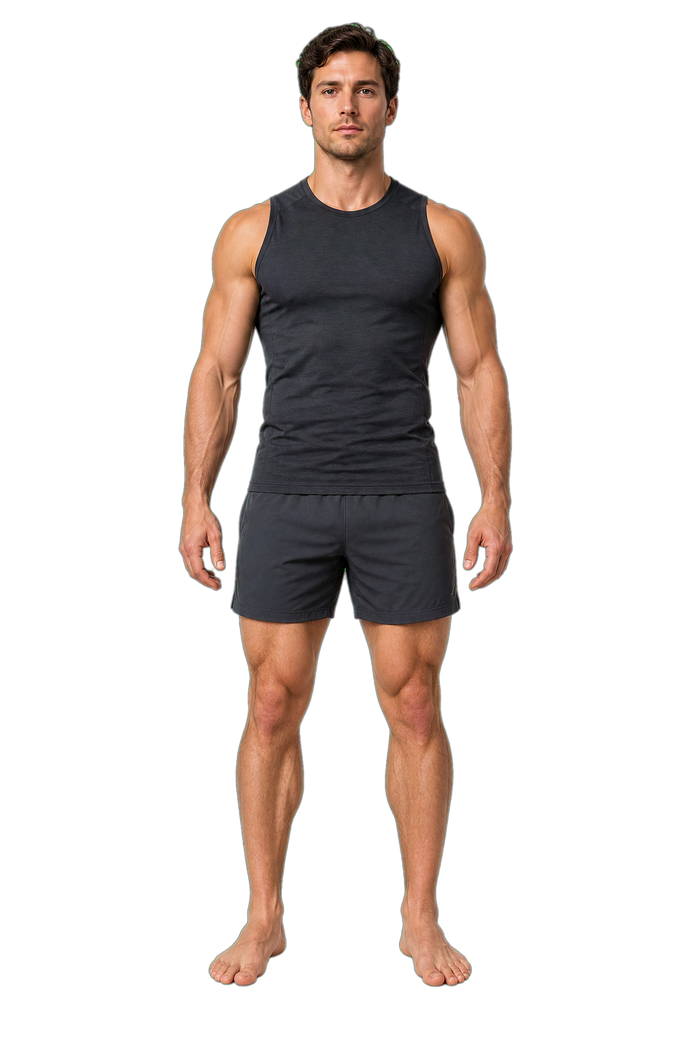
#> input picture assets/images/body-silhouette-male.png, 700 x 1050 px; its folder holds 4 pictures in this run
$ python optimize_body_silhouettes.py
#> lines starting #> are read from the running program, lines starting #| are printed output that depends on the picture
from pathlib import Path

from PIL import Image


ASSET_DIR = Path(__file__).resolve().parents[1] / "assets" / "images"


def optimize(filename: str) -> None:
#> called with filename = 'body-silhouette-male.png'
    path = ASSET_DIR / filename
    with Image.open(path) as source:
#> source is the input picture: PIL image 700x1050 RGBA; mean R, G, B, A 26.6, 20.1, 16.9, 57.7
        image = source.convert("RGBA")
        image.thumbnail((700, 1050), Image.Resampling.LANCZOS)
        image.save(path, "PNG", optimize=True, compress_level=9)


if __name__ == "__main__":
    optimize("body-silhouette-male.png")
    optimize("body-silhouette-female.png")
#> call 2 of optimize, with filename = 'body-silhouette-female.png'
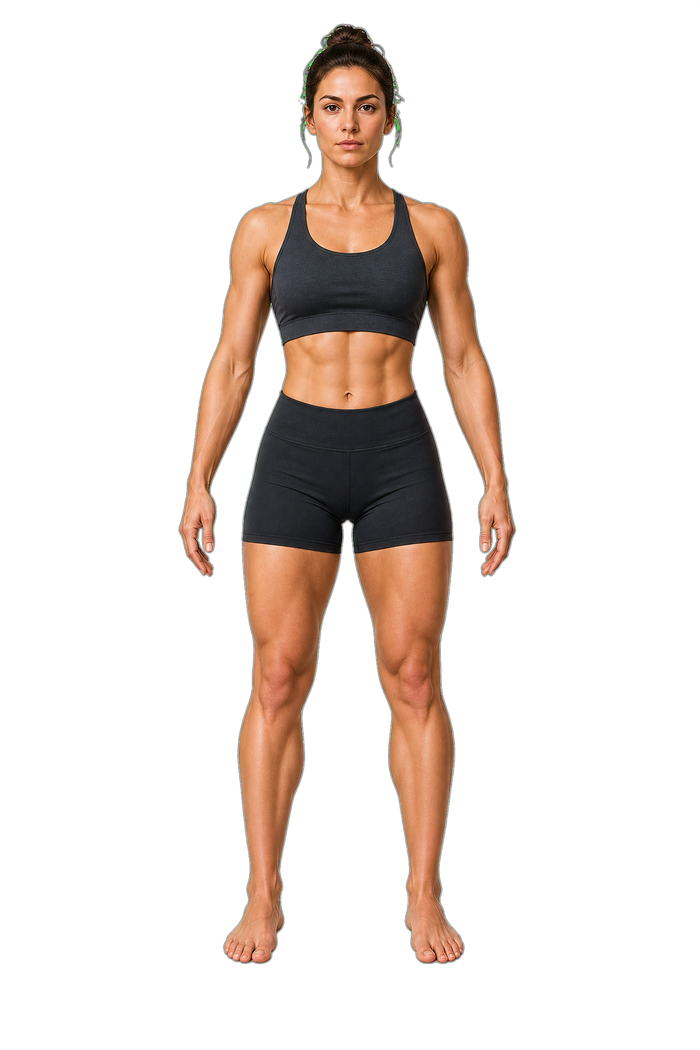
#> input picture assets/images/body-silhouette-female.png, 700 x 1050 px
#> in optimize, source is the input picture: PIL image 700x1050 RGBA; mean R, G, B, A 29.5, 20.8, 15.6, 50.1
    optimize("body-silhouette-male-back.png")
#> call 3 of optimize, with filename = 'body-silhouette-male-back.png'
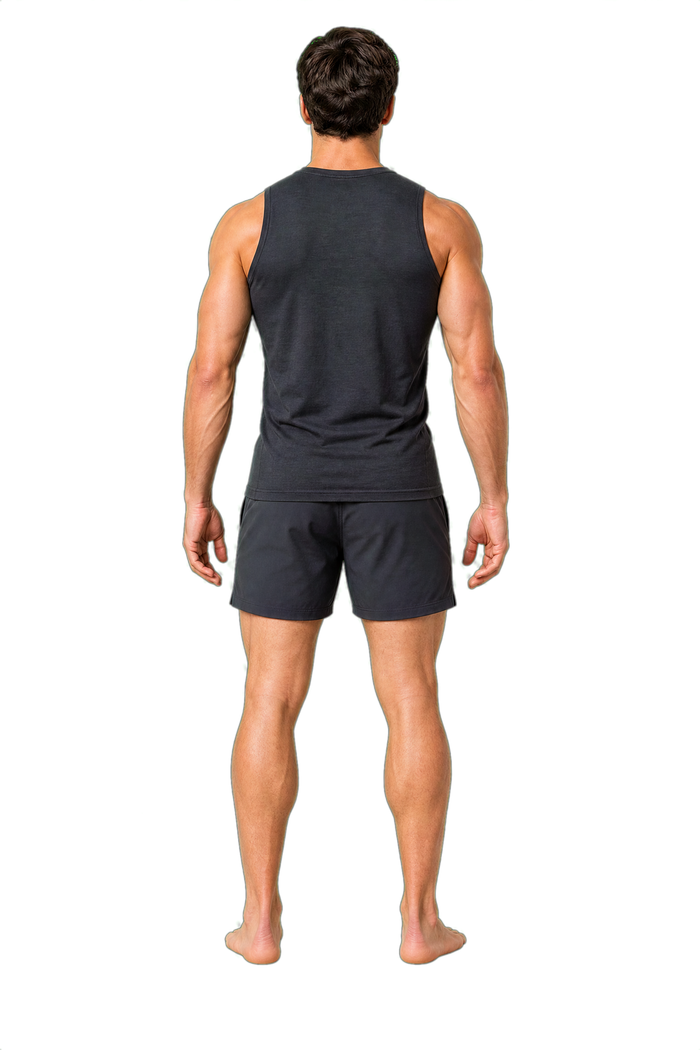
#> input picture assets/images/body-silhouette-male-back.png, 700 x 1050 px
#> in optimize, source is the input picture: PIL image 700x1050 RGBA; mean R, G, B, A 26.4, 20.5, 16.7, 56.8
    optimize("body-silhouette-female-back.png")
#> call 4 of optimize, with filename = 'body-silhouette-female-back.png'
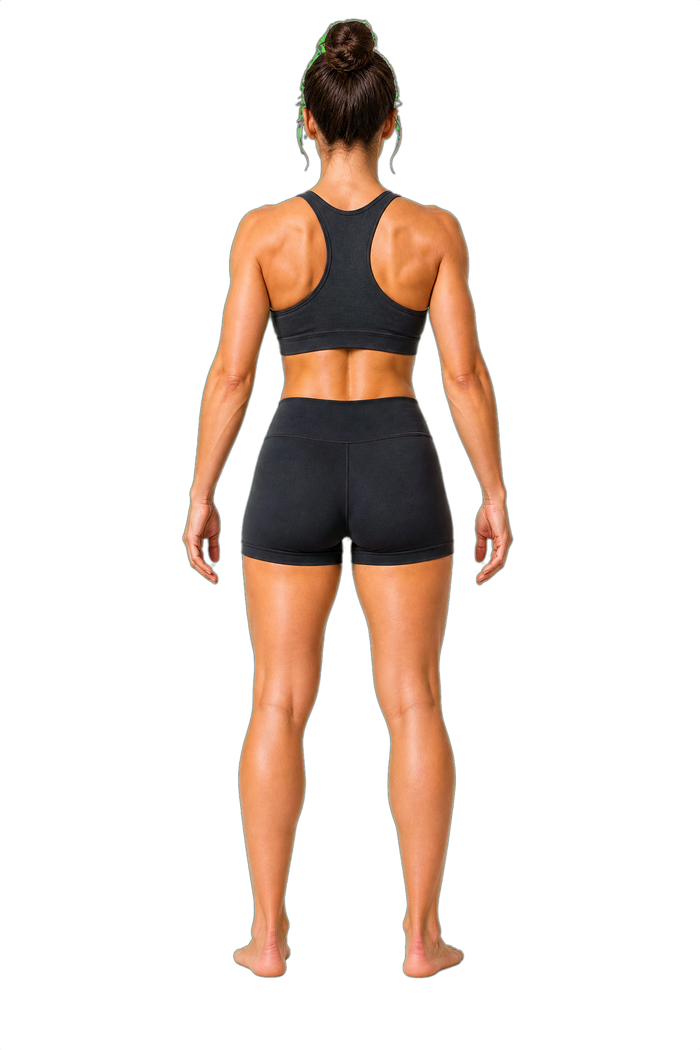
#> input picture assets/images/body-silhouette-female-back.png, 700 x 1050 px
#> in optimize, source is the input picture: PIL image 700x1050 RGBA; mean R, G, B, A 31.9, 21.8, 15.6, 52
